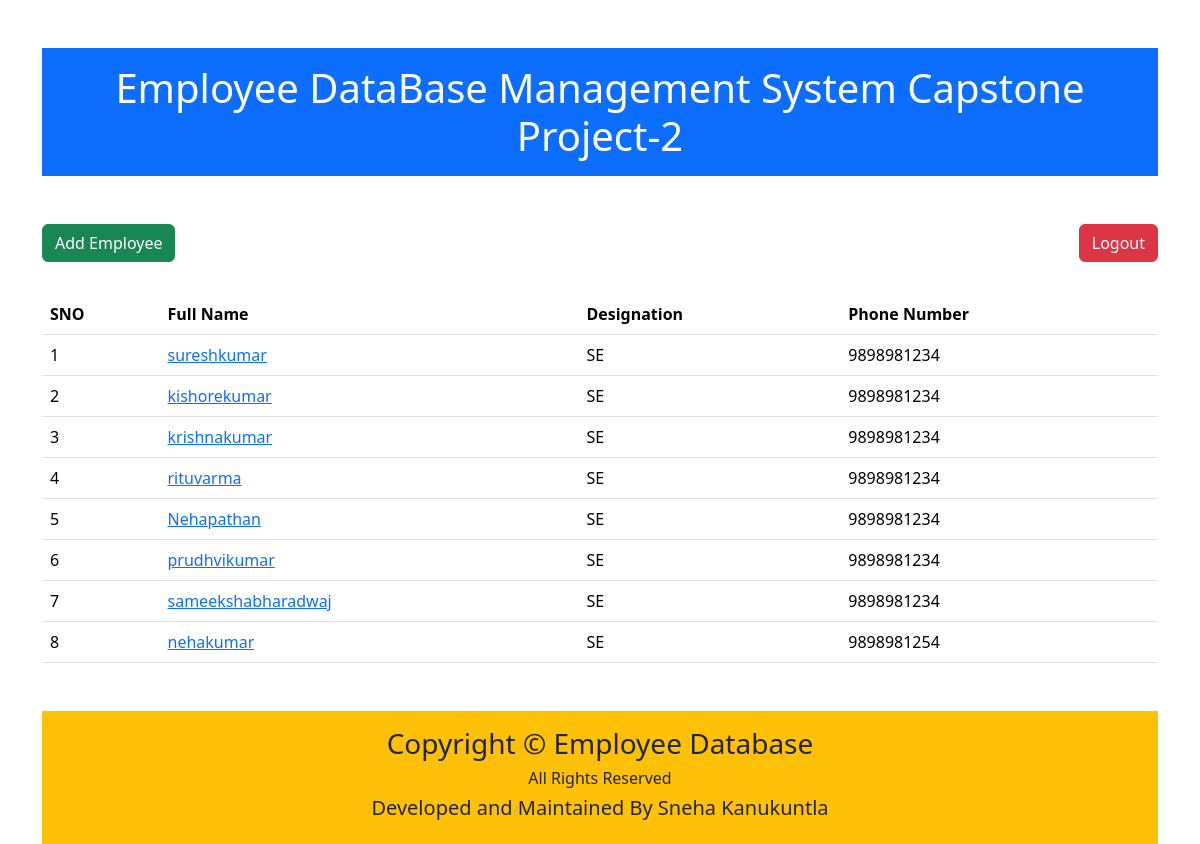
The app's page / (signed in) with its own data.
### Salary/models.py (models this page shows)
class Employee(models.Model):
    first_name=models.CharField(max_length=100)
    last_name=models.CharField(max_length=100)
    photo=models.CharField(max_length=100)
    designation=models.CharField(max_length=100)
    email_address=models.CharField(max_length=100)
    phone_number=models.CharField(max_length=100)
    work_exp=models.CharField(max_length=100)

### Salary/views.py (the view)
# urls.py: 2. Add a URL to urlpatterns:  path('', views.home, name='home')
@login_required
def home(request):
    employees=Employee.objects.all()
    return render(request,'Salary/home.html',{'employees':employees})

### Salary/templates/Salary/home.html (shortened to what this page needs)
<!DOCTYPE html>
<html lang="en">
<head>
    <link href="https://cdn.jsdelivr.net/npm/bootstrap@5.3.8/dist/css/bootstrap.min.css" rel="stylesheet">
</head>
<body>
    <div class="container mt-5">
    <h1 class="mb-5 bg-primary text-center text-white p-3">Employee DataBase Management System Capstone Project-2</h1>
    <a href="{% url "add_employee" %}" class="btn btn-success mb-3">Add Employee</a>
    <a href="{% url "logout" %}" class="btn btn-danger float-end">Logout</a>
    <table class="table table-hover table-bordered border-danger">
    <table class="table">
    <thead>
         <tr>
            <th>SNO</th>
            <th>Full Name</th>
            <th>Designation</th>
            <th>Phone Number</th>
        </tr>
    </thead>
            <tbody>
                {% for x in employees  %}
                <tr>
                    <td>{{forloop.counter}}</td>
                    <td><a href="{% url 'employee_detail' x.id %}">{{x.first_name}}{{x.last_name}}</a></td>
                    <td>{{x.designation}}</td>
                    <td>{{x.phone_number}}</td>
                </tr>
                {% endfor %}
            </tbody>
        </table>
    </table>
    </div>
    <div class="container">
        <footer class="text-center mt-5 bg-warning p-3">
            <div class="row">
                <div class="col">
                    <h3>Copyright &copy; Employee Database</h3>
                    <h6>All Rights Reserved</h6>
                    <h5>Developed and Maintained By Sneha Kanukuntla</h5>
                </div>
            </div>
        </footer>
    </div>
</body>
</html>

### records on screen
Employee: first_name "suresh", last_name "kumar", designation "SE", phone_number "9898981234"
Employee: first_name "kishore", last_name "kumar", designation "SE", phone_number "9898981234"
Employee: first_name "krishna", last_name "kumar", designation "SE", phone_number "9898981234"
Employee: first_name "ritu", last_name "varma", designation "SE", phone_number "9898981234"
Employee: first_name "Neha", last_name "pathan", designation "SE", phone_number "9898981234"
Employee: first_name "prudhvi", last_name "kumar", designation "SE", phone_number "9898981234"
Employee: first_name "sameeksha", last_name "bharadwaj", designation "SE", phone_number "9898981234"
Employee: first_name "neha", last_name "kumar", designation "SE", phone_number "9898981254"
